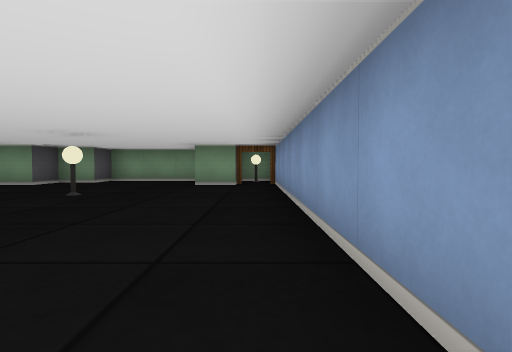
view 1 (above)

24 first-person views from a walk through a cub3D maze. The camera is about half as high as the walls, tilts 2° down and sees 80° across. The floor is counted in squares. Each view is taken from the middle of a square. On the plan, view 1 faces up. The plan holds only what a view shows up to about 9 squares ahead; the rest is blank.

view 2
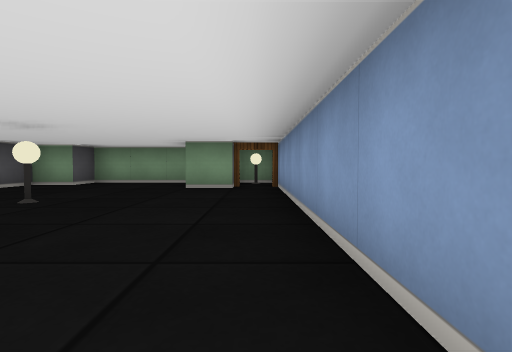

view 3
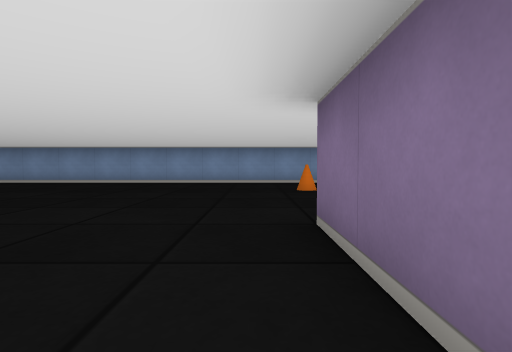

view 4
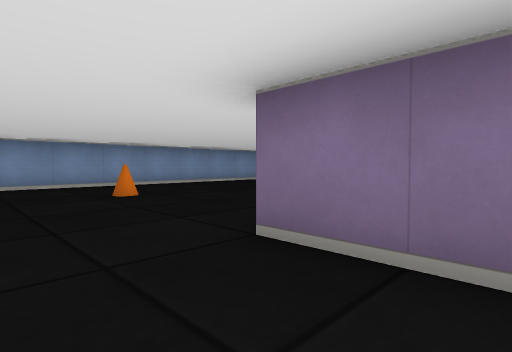

view 5
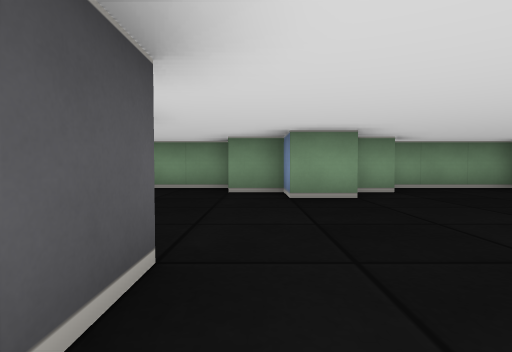

view 6
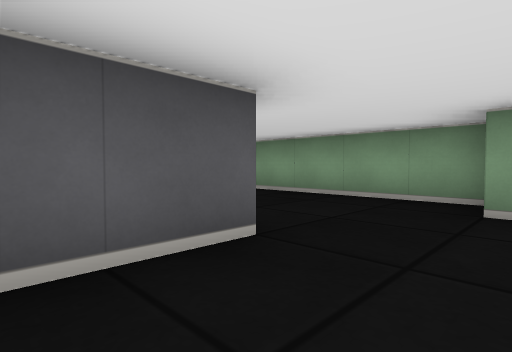

view 7
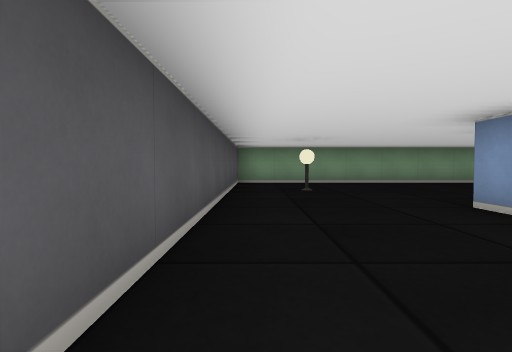

view 8
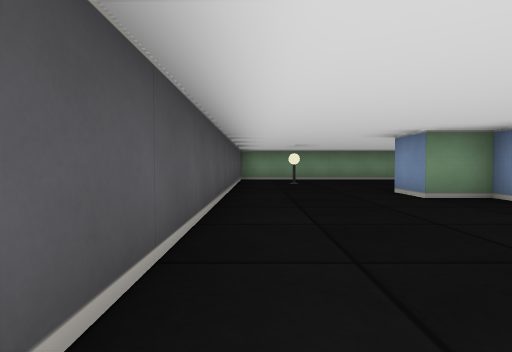

view 9
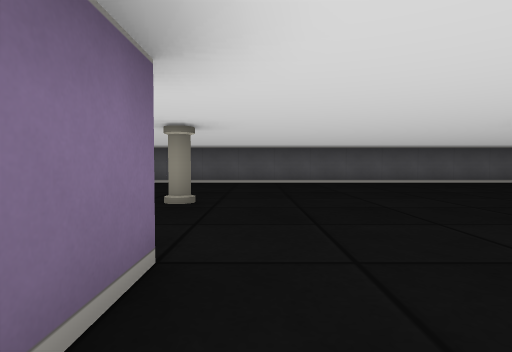

view 10
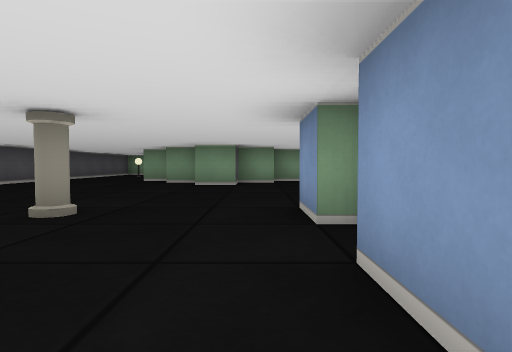

view 11
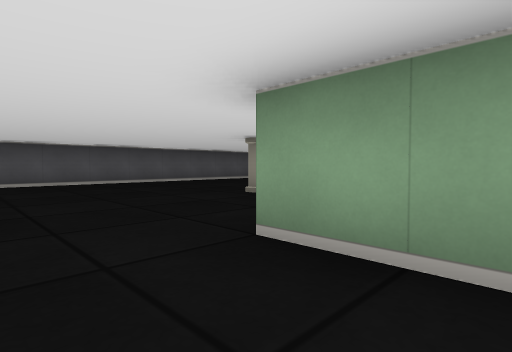

view 12
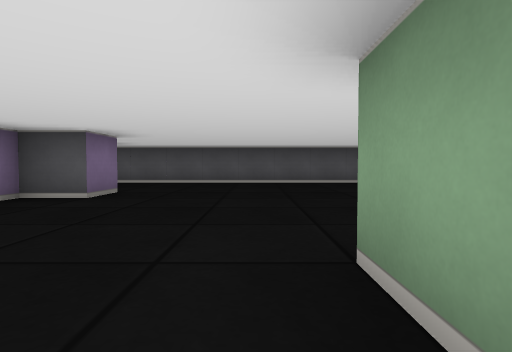

view 13
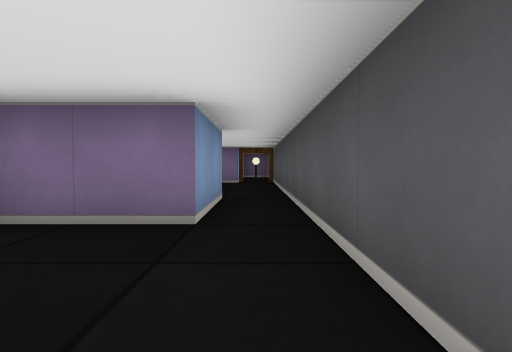

view 14
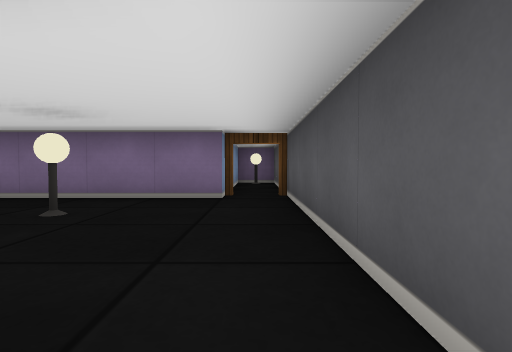

view 15
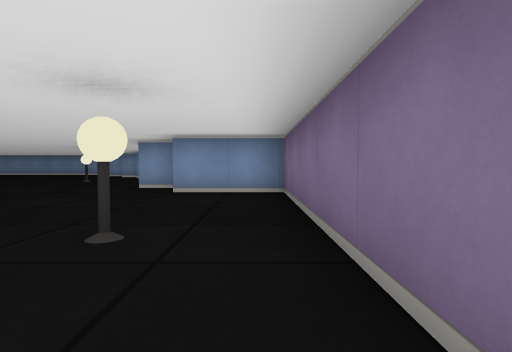

view 16
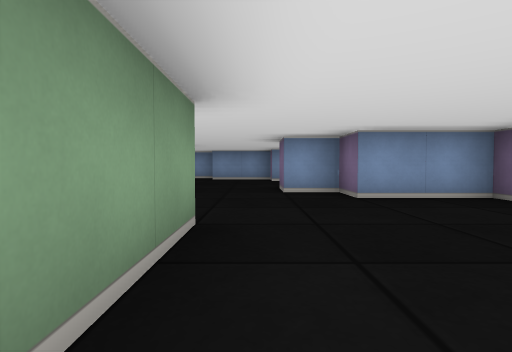

view 17
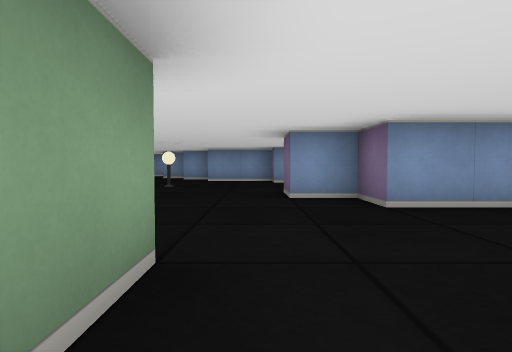

view 18
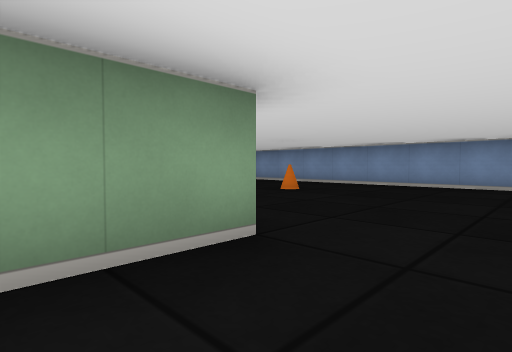

view 19
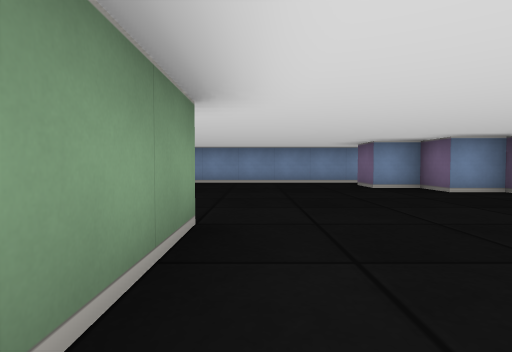

view 20
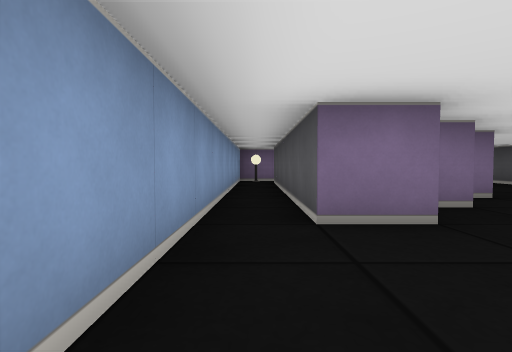

view 21
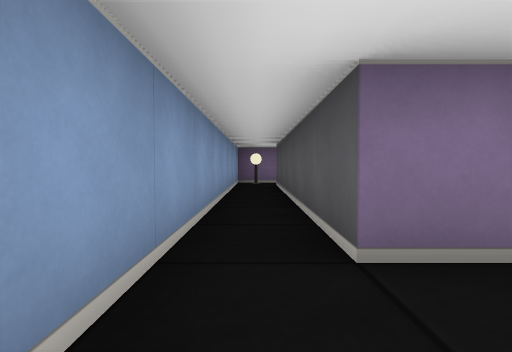

view 22
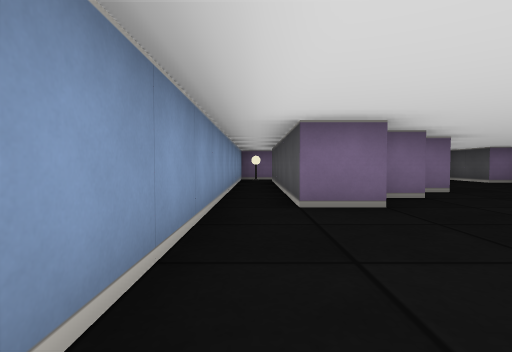

view 23
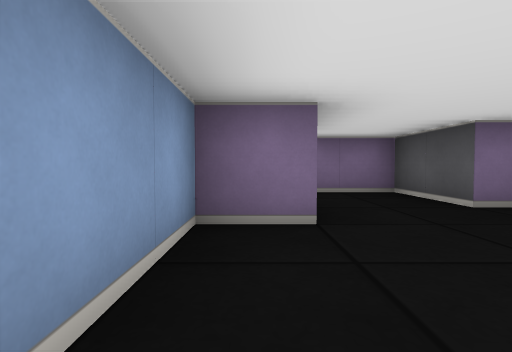

view 24
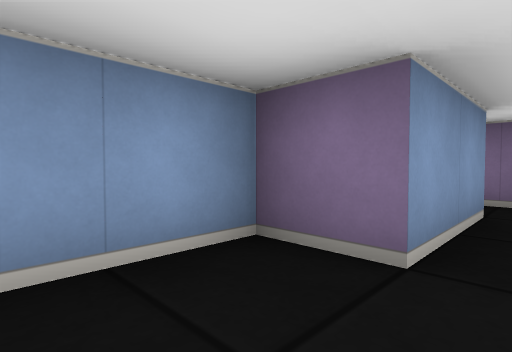

### Floor plan
Points are (right, up) in squares from view 1. A wall is a line through its corners. A room is listed if a view was taken in it or the views show most of it. See-through windows are left out.
Room 1 (views 1, 2, 3, 4, 5, 6, 7, 8, 9, 10, 11, 12, 13, 14, 15, 16, 17, 18, 19, 20, 21, 22, 23, 24)
walls: (-8.5, -3.5) (-8.5, -2.5) (-5.5, -2.5); (-5.5, -5.5) (-8.5, -5.5) (-8.5, -4.5); (-9.5, 2.1) (-9.5, 1.5) (-10.5, 1.5); (-8.5, 2.5) (-9.5, 2.5); (-10.6, 2.5) (-11.5, 2.5); (-11.4, 3.5) (-12.5, 3.5) (-12.5, 4.5); (-7.5, 4.5) (-7.5, 3.5); (-12.5, -8.5) (-11.5, -8.5) (-11.5, -9.5); (-8.5, 6.5) (-8.5, 5); (-11.5, -11.5) (-13.5, -11.5); (-14.5, -11.5) (-14.5, -9.5) (-12.9, -9.5); (-7.5, 9.5) (-15.5, 9.5); (-7.1, -13.5) (-6.5, -13.5) (-6.5, -15.5) (-4.2, -15.5); (-0.4, 7.5) (-1.5, 7.5); (-4.5, -14.5) (-4.5, -12.5) (-3.5, -12.5) (-3.5, -10.5) (-2.5, -10.5) (-2.5, -9.5) (-1.5, -9.5) (-1.5, -8.5) (-0.5, -8.5) (-0.5, -14.5); (-1.5, 9.5) (-4.5, 9.5) (-4.5, 8.5) (-5.5, 8.5) (-5.5, 7.5) (-6.5, 7.5) (-6.5, 8.5) (-7.5, 8.5); (-15.5, 9.1) (-15.5, -16.1); (-14.5, -15.5) (-9.5, -15.5) (-9.5, -13.5) (-8.5, -13.5) (-8.5, -12.5) (-7.5, -12.5); (0.5, -14.4) (0.5, 8); (-0.6, -15.5) (0.5, -15.5)
ways out: open door at (-15, -16); open door at (-8, -4); open door at (0, 8)
objects: lamp (-14, 7); lamp (-13, -14); pillar (-11, -3); lamp (-6, -10); lamp (-3, 5); cone (-2, -3); lamp (0, -15)

Where each view was taken, in squares from view 1:
view 1: 0 up, 0 right, facing up
view 2: 1 up, 0 right, facing up
view 3: 2 down, 8 left, facing right
view 4: 1 down, 7 left, facing down-right
view 5: 3 up, 7 left, facing up
view 6: 5 up, 7 left, facing up-left
view 7: 1 up, 15 left, facing up
view 8: 1 down, 15 left, facing up
view 9: 2 down, 7 left, facing left
view 10: 6 down, 9 left, facing up
view 11: 7 down, 7 left, facing up-left
view 12: 6 down, 7 left, facing left
view 13: 7 down, 15 left, facing down
view 14: 11 down, 15 left, facing down
view 15: 15 down, 15 left, facing right
view 16: 12 down, 14 left, facing right
view 17: 12 down, 13 left, facing right
view 18: 7 down, 7 left, facing up-right
view 19: 6 down, 8 left, facing right
view 20: 6 down, 0 right, facing down
view 21: 7 down, 0 right, facing down
view 22: 5 down, 0 right, facing down
view 23: 10 down, 4 left, facing down
view 24: 11 down, 5 left, facing down-right
